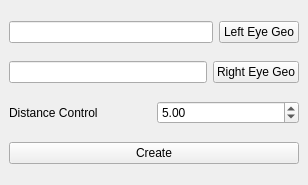
<?xml version="1.0" encoding="UTF-8"?>
<ui version="4.0">
 <class>MainWindow</class>
 <widget class="QMainWindow" name="MainWindow">
  <property name="geometry">
   <rect>
    <x>0</x>
    <y>0</y>
    <width>308</width>
    <height>185</height>
   </rect>
  </property>
  <property name="windowTitle">
   <string>Eyes Rig Tool</string>
  </property>
  <widget class="QWidget" name="centralwidget">
   <layout class="QVBoxLayout" name="verticalLayout">
    <item>
     <layout class="QHBoxLayout" name="horizontalLayout">
      <item>
       <widget class="QLineEdit" name="leftEyesGeo_le"/>
      </item>
      <item>
       <widget class="QPushButton" name="leftEyesGeo_btn">
        <property name="text">
         <string>Left Eye Geo</string>
        </property>
       </widget>
      </item>
     </layout>
    </item>
    <item>
     <layout class="QHBoxLayout" name="horizontalLayout_2">
      <item>
       <widget class="QLineEdit" name="rightEyesGeo_le"/>
      </item>
      <item>
       <widget class="QPushButton" name="rightEyesGeo_btn">
        <property name="text">
         <string>Right Eye Geo</string>
        </property>
       </widget>
      </item>
     </layout>
    </item>
    <item>
     <layout class="QHBoxLayout" name="horizontalLayout_3">
      <item>
       <widget class="QLabel" name="label">
        <property name="text">
         <string>Distance Control</string>
        </property>
       </widget>
      </item>
      <item>
       <widget class="QDoubleSpinBox" name="distance_control_sb">
        <property name="maximum">
         <double>9999.989999999999782</double>
        </property>
        <property name="value">
         <double>5.000000000000000</double>
        </property>
       </widget>
      </item>
     </layout>
    </item>
    <item>
     <widget class="QPushButton" name="create_btn">
      <property name="text">
       <string>Create</string>
      </property>
     </widget>
    </item>
   </layout>
  </widget>
 </widget>
 <resources/>
 <connections/>
</ui>
